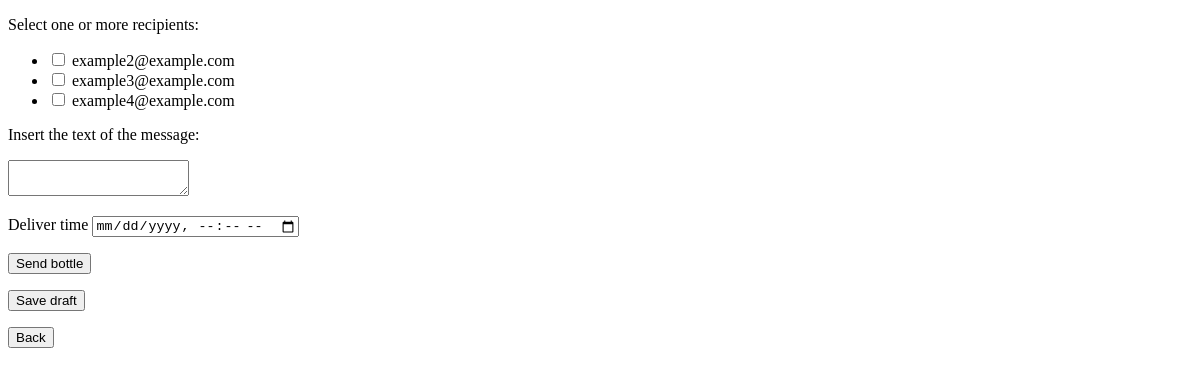
/new_message (signed in), run on an earlier commit of the app's database.
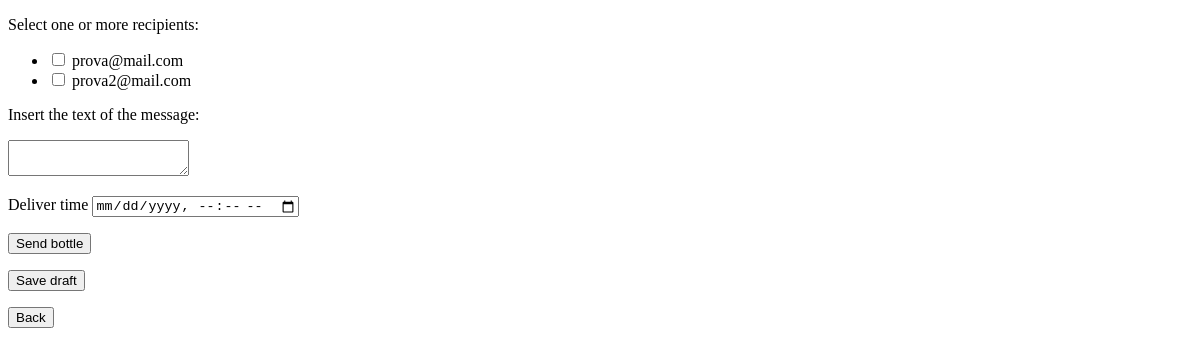
And on a later commit of the database.
### monolith/database.py (models this page shows, shortened)
class User(db.Model):
    __tablename__ = 'user'
    id = db.Column(db.Integer, primary_key=True, autoincrement=True)
    email = db.Column(db.Unicode(128), unique=True, nullable=False)
    firstname = db.Column(db.Unicode(128))
    lastname = db.Column(db.Unicode(128))
    password = db.Column(db.Unicode(128))
    date_of_birth = db.Column(db.Date)
    is_active = db.Column(db.Boolean, default=True)
    is_admin = db.Column(db.Boolean, default=False)
    is_anonymous = False
    has_picture = db.Column(db.Boolean, default=False)  # has the user a personal profile picture
    '''
    TODO 2nd priority stuffs
    lottery_points = db.Column(db.integer, default=0)
    content_filter_enabled = db.Column(db.Boolean, default=False)
    '''
    sent_messages = db.relationship('Message', backref='sender', lazy=True)
    received_messages = db.relationship('Message_Recipient', backref='recipient', lazy=True)
    reported_messages = db.relationship('Report', backref='reporter', lazy=True)

### monolith/views/messages.py (the view, shortened to what this page needs)
@messages.route('/new_message', methods=['POST', 'GET'])
def new_message():
    if current_user is not None and hasattr(current_user, 'id'):
        msg_logic = MessageLogic()
        if request.method == 'GET':
            form = MessageForm()
            form.recipients.choices = msg_logic.get_list_of_recipients_email(current_user.id)
            single_recipient = request.args.get('single_recipient') # used to set a checkbox as checked if the recipient is choosen from the recipient list page
            return render_template('new_message.html', form=form, single_recipient=single_recipient)
        else:
            raise RuntimeError('This should not happen!')
    else: # user not logged
        return redirect('/login') # TODO print an error

### monolith/forms.py
class MessageForm(FlaskForm):
    recipients = MultiCheckboxField('recipients', choices=[]) # TODO write javascript script that set/remove the required attribute from the checkist
    content = f.TextAreaField('content', validators=[DataRequired()])
    deliver_time = f.DateTimeField('deliver_time', validators=[DataRequired()], format="%d-%m-%Y, %H:%M")

### monolith/auth.py (called while the page is built)
@login_manager.user_loader
def load_user(user_id):
    user = User.query.get(user_id)
    if user is not None:
        user._authenticated = True
    return user

### monolith/list_logic.py (called while the page is built, shortened)
    def retrieving_users(self, id):
        all_users = db.session.query(User).where(User.is_admin == False).where(User.id != id).where(User.is_active != False)
        return [a for a in all_users]

    def retrieving_users_in_blacklist(self, id):
        blacklist = db.session.query(Blacklist).where(Blacklist.blocking_user_id == id or Blacklist.blocked_user_id == id)
        return [b for b in blacklist]

    def retrieving_recipients(self, id):
        all_users = self.retrieving_users(id)
        blacklist = self.retrieving_users_in_blacklist(id)
        return all_users

### monolith/templates/new_message.html (shortened to what this page needs)
<!DOCTYPE html>
<html lang="en">
<body>
    <form method="post">
        <p> Select one or more recipients:</p>
        <ul>
          {% for checkbox in form.recipients %}
          <li>
            {% if checkbox.data == single_recipient %}
              <input type="checkbox" name="recipients" value={{checkbox.data}} checked>
            {% else %}
                {{ checkbox }}
            {% endif %}
            {{ checkbox.data }}
          </li>
          {% endfor %}
        </ul>
        <p> Insert the text of the message:</p>
        {{ form.content }}
        <p>
          <label for="deliver_time">Deliver time</label>
          <input type="datetime-local" id="deliver_time" name="deliver_time">
        </p>
        <p>
          <input type="submit" name="submit" value="Send bottle"></input>
        </p>
        <p>
          <input type="submit" name="submit" value="Save draft"></input>
        </p>
    </form>
    <form method="get" action="/">
      <input type="submit" value="Back"></input>
    </form>
</body>
</html>

What changed in the data, as far as the page shows it:
removed User: data "example4@example.com"
Also different on the page:
new list line: "prova@mail.com"
new list line: "prova2@mail.com"
list line gone: "example2@example.com"
list line gone: "example3@example.com"
